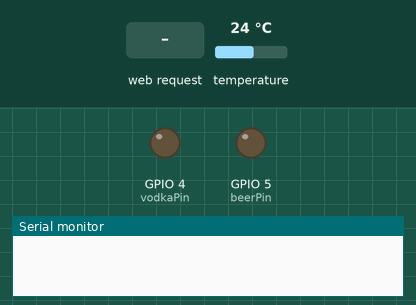
The program below on a simulated ESP8266 (NodeMCU). Parts: output pins drawn as LEDs (lit = HIGH), the last lines printed to the serial monitor. The test bench sets the inputs (shaded band); at power-on: temperature 24 °C. WiFi joins after 1.5 s; servers stay silent unless stated.

Above: at 4.4 s.
4.5 s: HTTP request GET /api/openBeer received
At 5.6 s:
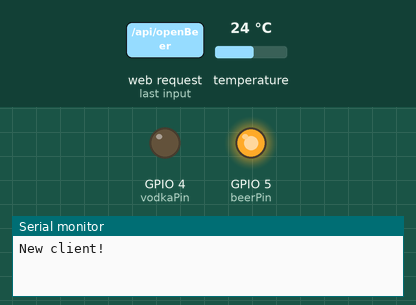
6.0 s: HTTP request GET /api/openVodka received
At 6.7 s:
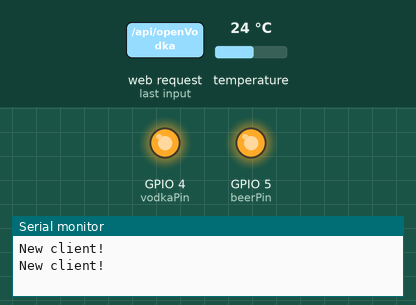
7.5 s: HTTP request GET /api/closeBeer received
At 7.8 s:
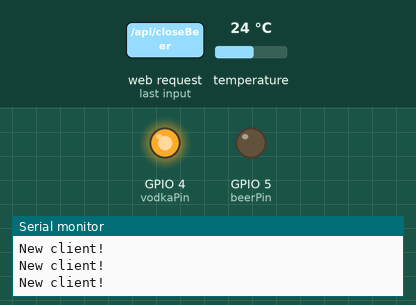
9.0 s: HTTP request GET /api/closeVodka received
At 10.2 s:
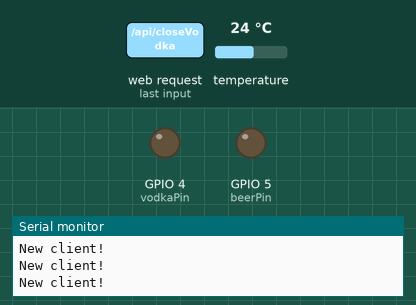
Timing chart, 0 to 11.5 s (numbered marks = the images above; inputs shaded):
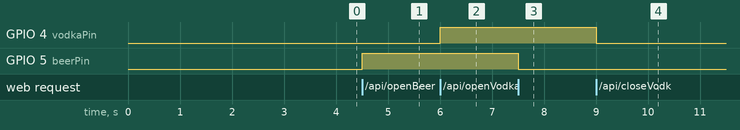

The program:

main.cpp
```cpp
#include <FS.h>
#include <ESP8266WiFi.h>
#include <WiFiManager.h>
#include <DNSServer.h>
#include <ESP8266WebServer.h>
#include <DallasTemperature.h>
#include <HX711.h>

// WiFi stuff
String header;
WiFiServer server(80);

// Valves
const int beerPin = 5; // D1
const int vodkaPin = 4; // D2
bool beerState = false;
bool vodkaState = false;

// Temp sensor
OneWire oneWire(2); // D4 aka GPIO2
DallasTemperature tempSensor(&oneWire);
float temp = 99;
int pints = 99;

// Load sensor
const int loadDout = 14; // D5
const int loadSdk = 12; // D6
const int offset = 8234508;
const int scale = -20.9993;
HX711 hx;
void updatePints() {
  float grams = hx.get_units(1);
  pints = int((grams-4250)*0.002);
}

void setup() {
  Serial.begin(115200);
  // Initialize pins
  pinMode(beerPin, OUTPUT);
  digitalWrite(beerPin, LOW);
  pinMode(vodkaPin, OUTPUT);
  digitalWrite(vodkaPin, LOW);
  // Initialize temp sensor
  tempSensor.begin();
  delay(1000); // Give the OneWire time to fire up
  tempSensor.requestTemperatures();
  temp = tempSensor.getTempCByIndex(0);
  // Initialize loadsensor
  hx.begin(loadDout, loadSdk);
  hx.set_scale(scale);
  hx.set_offset(offset);
  // Initialize WiFi stuff
  WiFiManager wifiManager;
  // Uncomment and run it once, if you want to erase all the stored information
  // wifiManager.resetSettings();
  wifiManager.autoConnect("getBeer_WiFi_configuration");
  server.begin();
}

void loop() {
  WiFiClient client = server.available();
  if (client) {
    Serial.println("New client!");
    String currentLine = "";
    while (client.connected()) {
      if (client.available()) {
        char c = client.read();
        header += c;
        if (c == '\n') {
          if (currentLine.length() == 0) {
            client.println("HTTP/1.1 200 OK");
            client.println("Content-Type: text/html");
            client.println("Connection: close");
            client.println("Access-Control-Allow-Origin: *");
            client.println("Access-Control-Allow-Methods: GET, PUT");
            client.println();

            // CONTROL VALVES
            if (header.indexOf("GET /api/openBeer HTTP/1.1") >= 0) {
              beerState = true;
              client.println(beerState);
            }
            else if (header.indexOf("GET /api/closeBeer HTTP/1.1") >= 0) {
              beerState = false;
              client.println(beerState);
            }
            else if (header.indexOf("GET /api/openVodka HTTP/1.1") >= 0) {
              vodkaState = true;
              client.println(vodkaState);
            }
            else if (header.indexOf("GET /api/closeVodka HTTP/1.1") >= 0) {
              vodkaState = false;
              client.println(vodkaState);
            }
            else if (header.indexOf("GET /api/temp HTTP/1.1") >= 0) {
              tempSensor.requestTemperatures();
              temp = tempSensor.getTempCByIndex(0);
              client.println(temp);
            }
            else if (header.indexOf("GET /api/pints HTTP/1.1") >= 0) {
              updatePints();
              client.println(pints);
            }
            else if (header.indexOf("GET /api/killswitch HTTP/1.1") >= 0) {
              digitalWrite(beerPin, LOW);
              digitalWrite(vodkaPin, LOW);
            }
            break;
          }
          else {
            // If you get a newline, then clear currentLine
            currentLine = "";
          }
        }
        else if (c != '\r') {
          currentLine += c;
        }
      }
    }
    // Clear header
    header = "";
    // Close connection
    client.stop();
  }
  digitalWrite(beerPin, beerState);
  digitalWrite(vodkaPin, vodkaState);
}
```

Measured:
- after the input at 4.5 s, GPIO 5 (beerPin): LOW → HIGH at once
- after the input at 6.0 s, GPIO 4 (vodkaPin): LOW → HIGH at once
- after the input at 7.5 s, GPIO 5 (beerPin): HIGH → LOW at once
- after the input at 9.0 s, GPIO 4 (vodkaPin): HIGH → LOW at once
